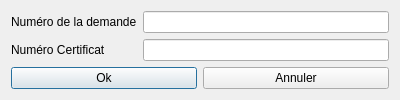
<?xml version="1.0" encoding="UTF-8"?>
<ui version="4.0">
 <class>Dialog</class>
 <widget class="QDialog" name="Dialog">
  <property name="geometry">
   <rect>
    <x>0</x>
    <y>0</y>
    <width>400</width>
    <height>97</height>
   </rect>
  </property>
  <property name="windowTitle">
   <string>Numéro</string>
  </property>
  <layout class="QVBoxLayout" name="verticalLayout">
   <item>
    <layout class="QFormLayout" name="formLayout">
     <item row="0" column="0">
      <widget class="QLabel" name="numRoDeLaDemandeLabel">
       <property name="text">
        <string>Numéro de la demande</string>
       </property>
      </widget>
     </item>
     <item row="0" column="1">
      <widget class="QLineEdit" name="lineEditNumDmede"/>
     </item>
     <item row="1" column="0">
      <widget class="QLabel" name="dateDeLaDemandeLabel">
       <property name="text">
        <string>Numéro Certificat</string>
       </property>
      </widget>
     </item>
     <item row="1" column="1">
      <widget class="QLineEdit" name="lineEditNumCF"/>
     </item>
    </layout>
   </item>
   <item>
    <layout class="QHBoxLayout" name="horizontalLayout">
     <item>
      <widget class="QPushButton" name="btnOk">
       <property name="text">
        <string>Ok</string>
       </property>
      </widget>
     </item>
     <item>
      <widget class="QPushButton" name="btnAnnuler">
       <property name="text">
        <string>Annuler</string>
       </property>
      </widget>
     </item>
    </layout>
   </item>
  </layout>
 </widget>
 <resources/>
 <connections/>
</ui>
